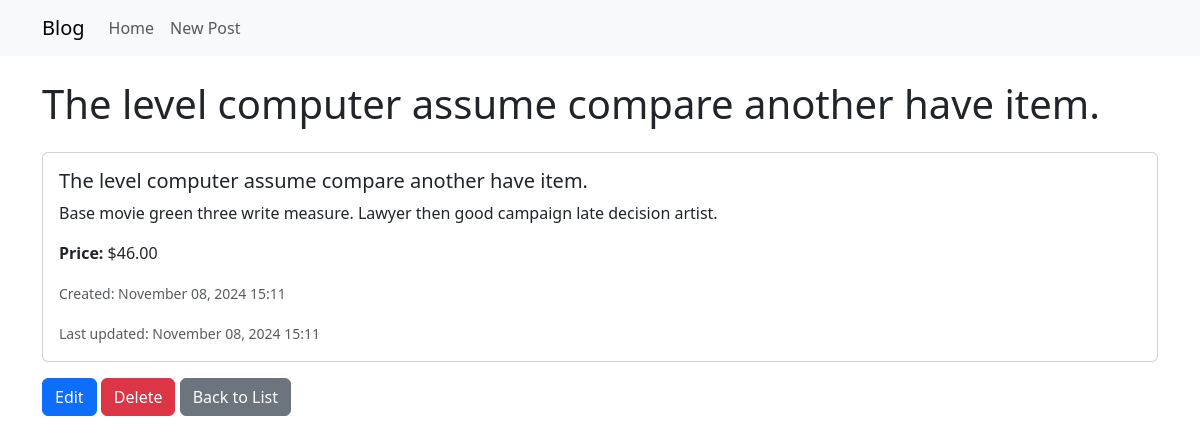
/food/2/, run on the app's committed database.
### food/models.py (models this page shows, shortened)
class Item(models.Model):
    item_name = models.CharField(max_length=255, help_text="Name of the item")
    item_desc = models.TextField(help_text="Detailed description of the item")
    item_price = models.DecimalField(
        max_digits=10,
        decimal_places=2,
        help_text="Price of the item (up to 10 digits with 2 decimal places)"
    )
    created_at = models.DateTimeField(auto_now_add=True, help_text="Timestamp when the item was created")
    updated_at = models.DateTimeField(auto_now=True, help_text="Timestamp when the item was last updated")
    class Meta:
        ordering = ['-created_at']  # Order items by creation date, newest first
        verbose_name = "Item"
        verbose_name_plural = "Items"

### food/views.py (the view)
# urls.py: path('<int:pk>/', views.item_detail, name='item_detail'),
def item_detail(request, pk):
    item = get_object_or_404(Item, pk=pk)
    return render(request, 'item_detail.html', {'item': item})

### food/templates/item_detail.html (shortened to what this page needs)
{% extends 'base.html' %}
{% block content %}
<h1 class="mb-4">{{ item.item_name }}</h1>
<div class="card">
    <div class="card-body">
        <h5 class="card-title">{{ item.item_name }}</h5>
        <p class="card-text">{{ item.item_desc }}</p>
        <p class="card-text"><strong>Price:</strong> ${{ item.item_price }}</p>
        <p class="card-text"><small class="text-muted">Created: {{ item.created_at|date:"F d, Y H:i" }}</small></p>
        <p class="card-text"><small class="text-muted">Last updated: {{ item.updated_at|date:"F d, Y H:i" }}</small></p>
    </div>
</div>
<div class="mt-3">
    <a href="{% url 'item:item_update' item.pk %}" class="btn btn-primary">Edit</a>
    <a href="{% url 'item:item_delete' item.pk %}" class="btn btn-danger">Delete</a>
    <a href="{% url 'item:item_list' %}" class="btn btn-secondary">Back to List</a>
</div>
{% endblock %}

### data on the page
Item: item_name "The level computer assume compare another have item.", item_desc "Base movie green three write measure. Lawyer then good campaign late decision artist.", item_price "46.00", created_at "November 08, 2024 15:11", updated_at "November 08, 2024 15:11"
